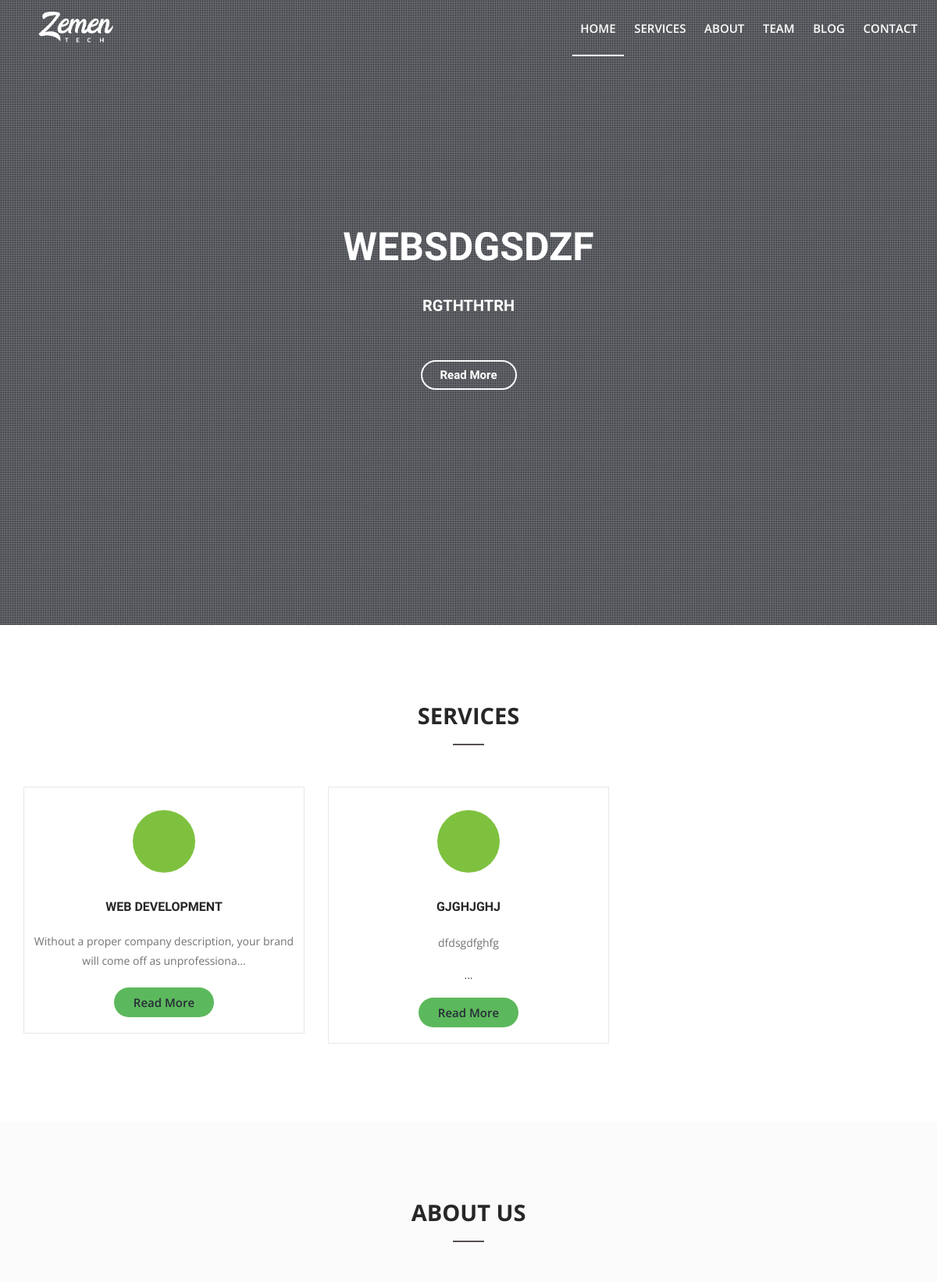
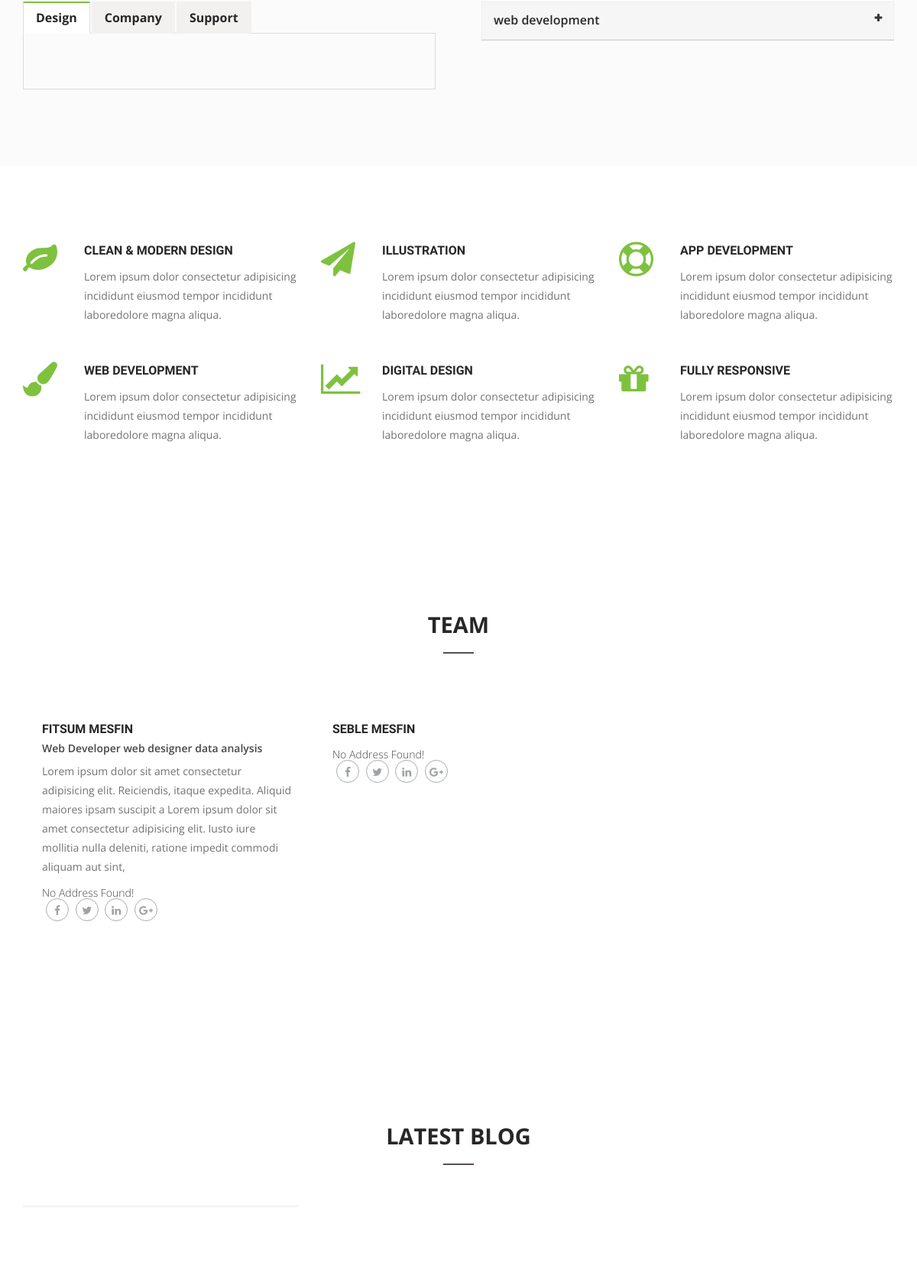
/Home/index.php (upper part), run on the app's committed database (2 pictures, top to bottom).
### tables this page shows
CREATE TABLE `slider` (
  `sl_id` int(11) NOT NULL,
  `sl_title` varchar(256) NOT NULL,
  `sl_subtitle` varchar(256) NOT NULL,
  `sl_image` varchar(512) NOT NULL,
  `link` varchar(512) NOT NULL,
  `sl_status` varchar(256) NOT NULL DEFAULT 'pending'
);

CREATE TABLE `services` (
  `s_id` int(11) NOT NULL,
  `s_title` varchar(256) NOT NULL,
  `s_description` varchar(1000) NOT NULL,
  `s_image` varchar(256) DEFAULT NULL,
  `s_author` varchar(256) NOT NULL,
  `s_status` varchar(256) NOT NULL DEFAULT 'pending',
  `s_date` date DEFAULT NULL
);

CREATE TABLE `categories` (
  `cat_id` int(11) NOT NULL,
  `cat_title` varchar(50) NOT NULL,
  `cat_description` varchar(255) NOT NULL,
  `cat_author` int(11) NOT NULL,
  `cat_status` varchar(256) NOT NULL DEFAULT 'pending'
);

CREATE TABLE `team_members` (
  `tm_id` int(11) NOT NULL,
  `tm_name` varchar(256) NOT NULL,
  `tm_email` varchar(256) NOT NULL,
  `tm_password` varchar(512) NOT NULL,
  `tm_contact` varchar(256) NOT NULL,
  `tm_role` varchar(256) NOT NULL DEFAULT 'no specified',
  `tm_status` varchar(255) NOT NULL DEFAULT 'pending',
  `tm_photo` varchar(256) NOT NULL,
  `tm_description` varchar(256) NOT NULL,
  `tm_profession` varchar(255) NOT NULL,
  `tm_code` int(11) NOT NULL
);

### Home/partials/team.php (the view, shortened to what this page needs)
<?php
$tm_ob = new TeamMembers();
?>
<section id="team" class="section">
    <div class="container">
        <div class="row">
            <div class="title-box text-center">
                <h2 class="title">Team</h2>
            </div>
        </div>
        <div class="team-items team-carousel">
            <?php
            $result = $tm_ob->FetchTeamMembers();
            while($row =$result->fetch_assoc()){
            ?>
            <div class="item tm_photo">
                <h4><?php echo $row['tm_name']; ?></h4>
                <h5><?php echo $row['tm_profession']; ?></h5>
                <p><?php echo $row['tm_description']; ?> </p>
                <div class="socials">
                <?php
                   $tm_addrs = $tm_ob->getTeamAddress($row['tm_id']);
                ?>
                    <ul>
                        <li><a class="facebook" href="<?php echo $tm_addrs['facebook'];?>"><i class="fa fa-facebook"></i></a></li>
                        <li><a class="twitter" href="<?php echo $tm_addrs['telegram'];?>"><i class="fa fa-twitter"></i></a></li>
                        <li><a class="linkedin" href="<?php echo $tm_addrs['linkedin'];?>"><i class="fa fa-linkedin"></i></a></li>
                        <li><a class="google-plus" href="<?php echo $tm_addrs['gmail'];?>"><i class="fa fa-google-plus"></i></a></li>
                    </ul>
                </div>
            </div>
               <?php } ?>
        </div>
    </div>
</section>

### Home/partials/slider.php (shortened to what this page needs)
<section id="home" class="home">
    <div class="slider-overlay"></div>
    <div class="flexslider">
        <ul class="slides scroll">
        <?php
        $about =  new AboutUs();
         $_slider_ = $about->Slider();
         while($_slid =$_slider_->fetch_assoc()){
        ?>
            <li class="first">
                <div class="slider-text-wrapper">
                    <div class="container">
                        <div class="big"><?php echo $_slid['sl_title']; ?></div>
                        <div class="small"><?php echo $_slid['sl_subtitle']; ?></div>
                        <a href="<?php echo $_slid['link']; ?>" class="middle btn btn-white">Read More</a>
                    </div>
                </div>
            </li>
<?php } ?>
        </ul>
    </div>
</section>

### Home/partials/services.php
<?php
$srvc = new Services();
?>
<section id="services" class="section">
    <div class="container">
        <div class="row">
            <div class="title-box text-center">
                <h2 class="title">Services</h2>
            </div>
                <?php
            $service = $srvc->fetchService();
            while($row1 =$service->fetch_assoc()){
            ?>
            <div class="col-md-4">
                <div class="services-box">
                    <div class="services-icon"> <i class="<?php echo $row1['s_image']; ?>"></i> </div>
                    <div class="services-desc">
                        <h4><?php echo $row1['s_title']; ?></h4>
                        <p><?php echo  $row1['excerpt']."..."; ?></p>
                        <a class="btn btn-success" href="#?data=<?php echo $row1['s_description'];?>">Read More</a>
                    </div>
                </div>
            </div>
            <?php }   ?>
        </div>
    </div>
</section>

### Home/partials/aboutus.php (shortened to what this page needs)
<section id="why-choose" class="section">
    <div class="container">
        <div class="row">
            <div class="title-box text-center">
                <h2 class="title">About Us</h2>
            </div>
            <div class="col-md-6">
                <div class="tabs tabs-main">
                    <ul class="nav nav-tabs">
                        <li class="active"><a href="#one" data-toggle="tab">Design</a></li>
                        <li><a href="#two" data-toggle="tab">Company</a></li>
                        <li><a href="#three" data-toggle="tab">Support</a></li>
                    </ul>
                    <div class="tab-content">
                    </div>
                </div>
            </div>
            <div class="col-md-6">
                <div class="panel-group accordion-main" id="accordion">
                    <?php
                    $_categor_ = $srvc->Categories();
                    while($_categ =$_categor_->fetch_assoc()){
                   ?>
                    <div class="panel">
                        <div class="panel-heading collapsed" data-toggle="collapse" data-parent="#accordion"
                            data-target="#collapseOne<?php echo $_categ['cat_id']; ?>">
                            <h6 class="panel-title accordion-toggle">
                               <?php echo $_categ['cat_title']; ?>
                            </h6>
                        </div>
                    </div>
                    <?php } ?>
        </div>
    </div>
</section>

### Home/includes/controller.php (shortened to what this page needs)
<?php
include_once $_SERVER["DOCUMENT_ROOT"]."/ZemenTech/Home/includes/db.inc.php";
class TeamMembers extends Users{
public function FetchTeamMembers(){
        Global $conn;
        $tm_members = "SELECT * FROM `team_members`";
        $msg = "We are sorry ";
       try{
            $result =$conn->query($tm_members);
           if(!$result){
               throw new Exception("No Team Members exists!");
            }else{
            return $result;
            }
        }catch(Exception $e){
            echo $msg.$e->getMessage();
        }
   }
   function getTeamAddress($tm_id){
       Global $conn;
       try{
           $result = $conn->query("SELECT * FROM `team_member_address` where `tm_id` = '$tm_id' ");
           if($result){
               throw new Exception("No Address Found!");
           }else{
               return $result->fetch_assoc();
           }
        }
               catch(Exception $e){
                   echo $e->getMessage();
               }
   }
}
class Services {
    public function fetchService(){
        GLOBAL $conn;
        $serviceMessage = "We are sorry " ;
        try{
            $result = $conn->query("SELECT `s_id`, `s_title`,LEFT(`s_description`, 80) as excerpt, `s_description`, `s_image` FROM `services` where 1");
            if(!$result){
                throw new Exception($serviceMessage."No Service Found!");
            }else{
                return $result;
            }
        }catch(Exception $e){
            echo $e->getMessage();
        }
    }
    public function Categories(){
        GLOBAL $conn;
        try{
            $_categ_ = $conn->query("SELECT * FROM `categories` WHERE 1");
            if(!$_categ_){
                throw new Exception("No category found, for the time being");
            }else{
                return $_categ_;
            }
        }catch(Exception $e){
            echo $e->getMessage();
        }
    }
}
class AboutUs {
    public function Slider(){
       Global $conn;
       try{
            $_slider_ = $conn->query("SELECT * FROM `slider` WHERE 1");
            if(!$_slider_){
                throw new Exception("No records found");
            }else{
                return $_slider_;
            }
       }catch(Exception $e){
           echo $e->getMessage();
       }
    }
}
?>

### data on the page
slider: sl_title "WEBSDGSDZF", sl_subtitle "RGTHTHTRH"
services: s_title "WEB DEVELOPMENT", excerpt "Without a proper company description, your brand will come off as unprofessiona"
services: s_title "GJGHJGHJ", excerpt "dfdsgdfghfg"
categories: cat_title "web development"
team_members: tm_name "FITSUM MESFIN", tm_profession "Web Developer web designer data analysis", tm_description "Lorem ipsum dolor sit amet consectetur adipisicing elit. Reiciendis, itaque expedita. Aliquid maiores ipsam suscipit a Lorem ipsum dolor sit amet consectetur adipisicing elit. Iusto iure mollitia nulla deleniti, ratione impedit commodi aliquam aut sint,"
team_members: tm_name "SEBLE MESFIN"
